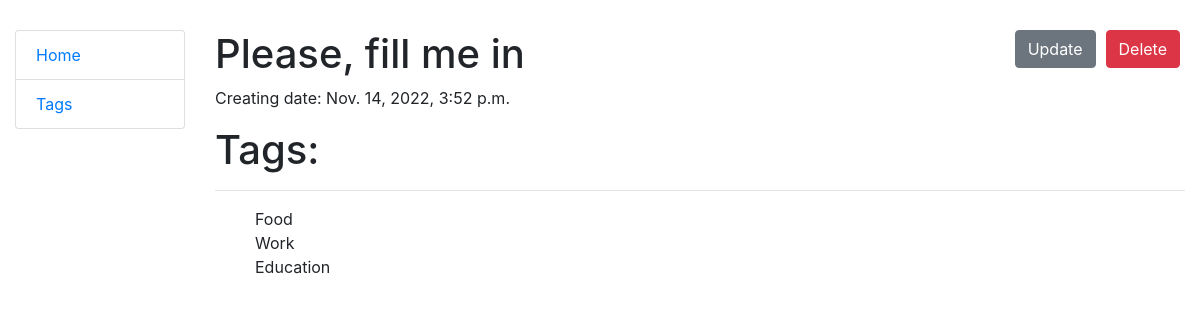
The app's page /tasks/4/ with its own data.
### todo/models.py (models this page shows)
class Task(models.Model):
    content = models.TextField(default="Please, fill me in")
    datetime = models.DateTimeField(auto_now_add=True)
    deadline = models.DateTimeField(blank=True, null=True)
    status = models.BooleanField(default=False)
    tags = models.ManyToManyField(Tag, related_name="tasks", )
    class Meta:
        ordering = ["deadline", "status"]

class Tag(models.Model):
    name = models.CharField(max_length=100)
    def __str__(self):
        return self.name

### todo/views.py (the view)
# urls.py: path("tasks/<int:pk>/", TaskDetailView.as_view(), name="task-detail"),
class TaskDetailView(generic.DetailView):
    model = Task
    queryset = Task.objects.all().prefetch_related("tags")

### templates/todo/task_detail.html
{% extends "base.html" %}
{% block content %}
  <h1>
    {{ task.content }}
    <a href="{% url 'todo:task-delete' pk=task.id %}" class="btn btn-danger link-to-page">
      Delete
    </a>
    <a href="{% url 'todo:task-update' pk=task.id %}" class="btn btn-secondary link-to-page">
      Update
    </a>
  </h1>
  <p>Creating date: {{ task.datetime }}</p>
  <h1>
    Tags:
  </h1>
  <hr>
  <ul>
    {% for tag in task.tags.all %}
      {{ tag }} <br>
    {% endfor %}
  </ul>
{% endblock %}

### static/css/style.css (style rules this page uses)
body { margin-top: 30px; }
.link-to-page { float: right; margin: 0 5px 0 5px; }

### records on screen
Task: content "Please, fill me in", datetime "Nov. 14, 2022, 3:52 p.m."
Tag: name "Food"
Tag: name "Work"
Tag: name "Education"
